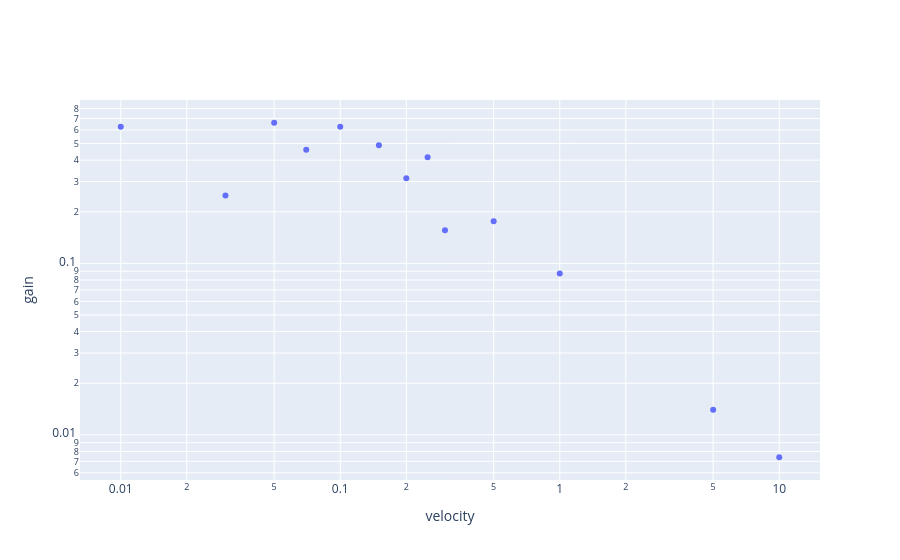

Here is the notebook cell this chart was saved with:
### Code cell
gain_conditions = sorted(
    [group for group in data_all_conditions if group.velocity is not None],
    key=lambda group: group.velocity,
)
velocity = np.array([group.velocity for group in gain_conditions])

gain = [group.gain[0] for group in gain_conditions]

fig = go.Figure()
fig.add_trace(go.Scatter(x=velocity, y=gain, mode="markers", showlegend=False))
fig.update_xaxes(type="log", title_text="velocity")
fig.update_yaxes(type="log", title_text="gain")
fig.show()

### Figure 1 — Plotly figure (JSON) as saved in the notebook; plotly's stock layout.template omitted (floating-point values rounded to 4 significant figures)
{"data": [{"mode": "markers", "showlegend": false, "type": "scatter", "x": [0.01, 0.03, 0.05, 0.07, 0.1, 0.15, 0.2, 0.25, 0.3, 0.5, 1.0, 5.0, 10.0], "y": [0.6267, 0.2491, 0.661, 0.4603, 0.6258, 0.4882, 0.3134, 0.4155, 0.1562, 0.1762, 0.08724, 0.01401, 0.007397]}], "layout": {"xaxis": {"title": {"text": "velocity"}, "type": "log"}, "yaxis": {"title": {"text": "gain"}, "type": "log"}}}
